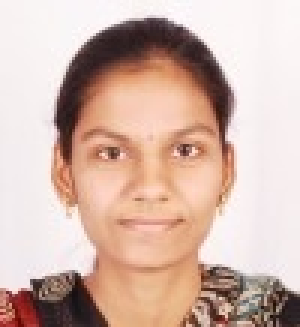
#> input picture Desktop/python/img.jpg, 100 x 109 px, given in place of the camera (shown 3 times larger)
$ python face_detect.py
#> lines starting #> are read from the running program, lines starting #| are printed output that depends on the picture; after the words box and inside, x2 and y2 are one past the last pixel; in counts of white or black regions, pixels touching at a corner belong together
import cv2
import numpy as np

detect = cv2.CascadeClassifier("data/haarcascade_frontalface_default.xml")
cam = cv2.VideoCapture(0)

while True:
    check, img = cam.read()
#> img is the input picture: shape (109, 100, 3); mean B, G, R 170.9, 182.4, 210.5
    gray = cv2.cvtColor(img, cv2.COLOR_BGR2GRAY)
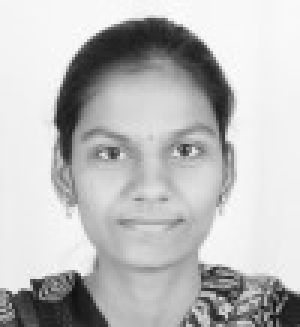
#> gray: shape (109, 100) (shown 3 times larger); min 16, max 254, mean 189.5

    faces = detect.detectMultiScale(gray, 1.25, 5)
#> faces = [[17, 25, 66, 66]]

    for x,y,w,h in faces:
        img = cv2.rectangle(img, (x,y), (x+w,y+h), (0,255,0), 2)
#> this loop made 1 pass
#> pass 1, `img = cv2.rectangle(img, (x,y), (x+w,y+h), (0,255,0), 2)`:
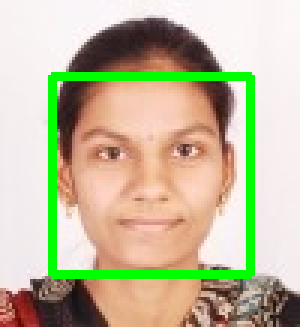
#> img: shape (109, 100, 3) (shown 3 times larger); 7.23% of pixels changed, all inside (x1, y1, x2, y2) = (16, 24, 85, 93)

    img = cv2.resize(img, (int(img.shape[1]/2), (int(img.shape[0]/2))))
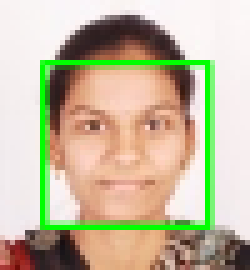
#> img: shape (54, 50, 3) (shown 5 times larger); mean B, G, R 158.9, 187, 196

    cv2.imshow("ABC",img)
    if (cv2.waitKey(1) == ord('q')):
#> (key q is pressed here)
        break

cam.release()
cv2.destroyAllWindows()
